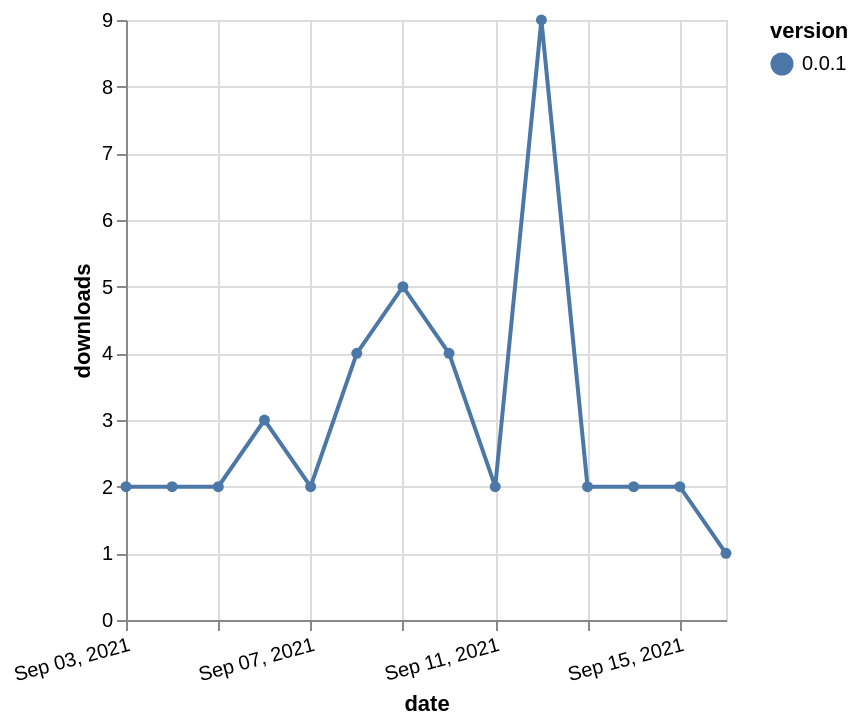

Write the Vega-Lite specification saved for this chart.
### Vega-Lite specification from a JSON file in a GitHub repository (floating-point values rounded to 4 significant figures)
{"$schema": "https://vega.github.io/schema/vega-lite/v5.json", "description": "A simple bar chart with embedded data.", "data": {"values": [{"date": "2021-09-03", "total": 2828, "delta": 2, "version": "0.0.1"}, {"date": "2021-09-04", "total": 2830, "delta": 2, "version": "0.0.1"}, {"date": "2021-09-05", "total": 2832, "delta": 2, "version": "0.0.1"}, {"date": "2021-09-06", "total": 2835, "delta": 3, "version": "0.0.1"}, {"date": "2021-09-07", "total": 2837, "delta": 2, "version": "0.0.1"}, {"date": "2021-09-08", "total": 2841, "delta": 4, "version": "0.0.1"}, {"date": "2021-09-09", "total": 2846, "delta": 5, "version": "0.0.1"}, {"date": "2021-09-10", "total": 2850, "delta": 4, "version": "0.0.1"}, {"date": "2021-09-11", "total": 2852, "delta": 2, "version": "0.0.1"}, {"date": "2021-09-12", "total": 2861, "delta": 9, "version": "0.0.1"}, {"date": "2021-09-13", "total": 2863, "delta": 2, "version": "0.0.1"}, {"date": "2021-09-14", "total": 2865, "delta": 2, "version": "0.0.1"}, {"date": "2021-09-15", "total": 2867, "delta": 2, "version": "0.0.1"}, {"date": "2021-09-16", "total": 2868, "delta": 1, "version": "0.0.1"}]}, "width": "container", "mark": {"type": "line", "point": {"filled": true}}, "encoding": {"x": {"field": "date", "type": "temporal", "timeUnit": "yearmonthdate", "title": "date", "axis": {"labelAngle": -15}}, "y": {"field": "delta", "type": "quantitative", "title": "downloads"}, "color": {"field": "version", "type": "nominal"}, "tooltip": {"field": "delta"}}}
